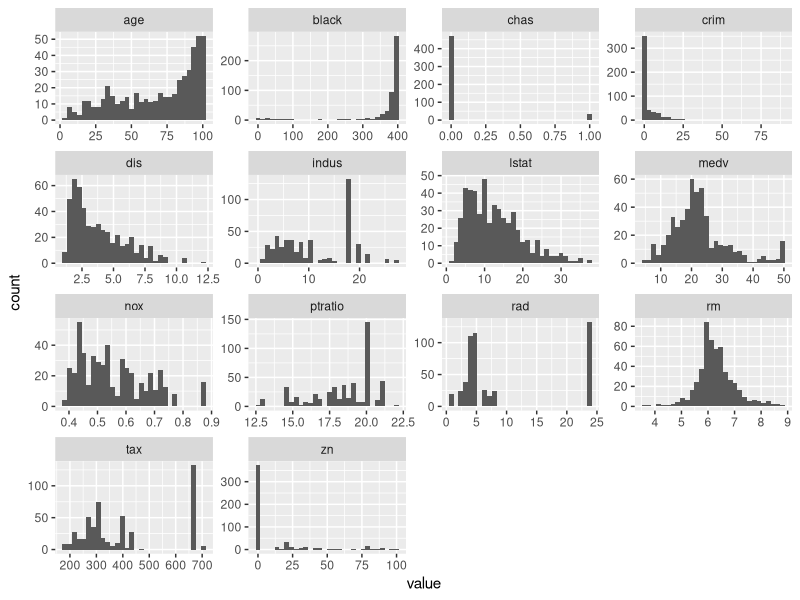
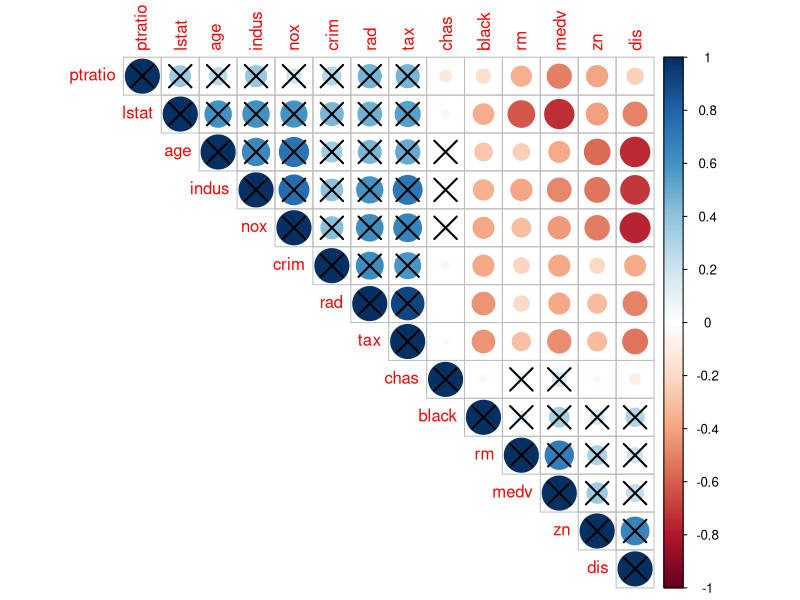
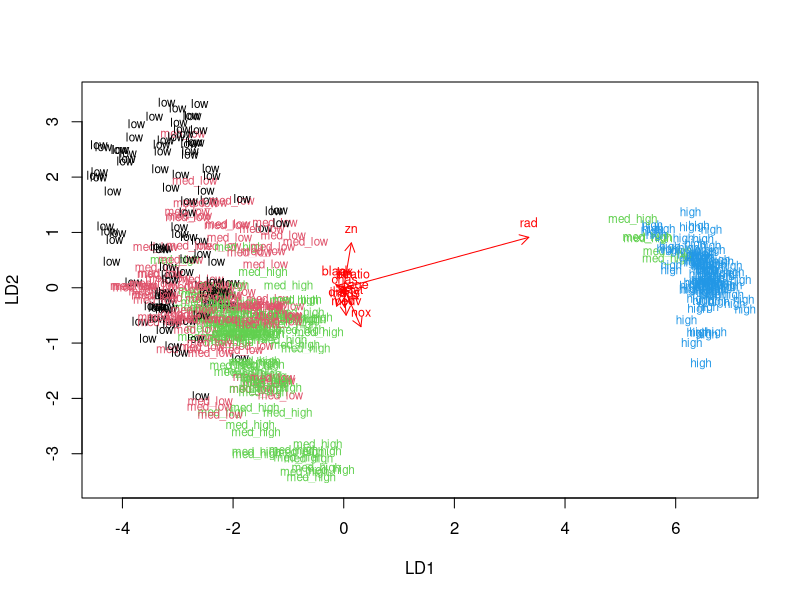
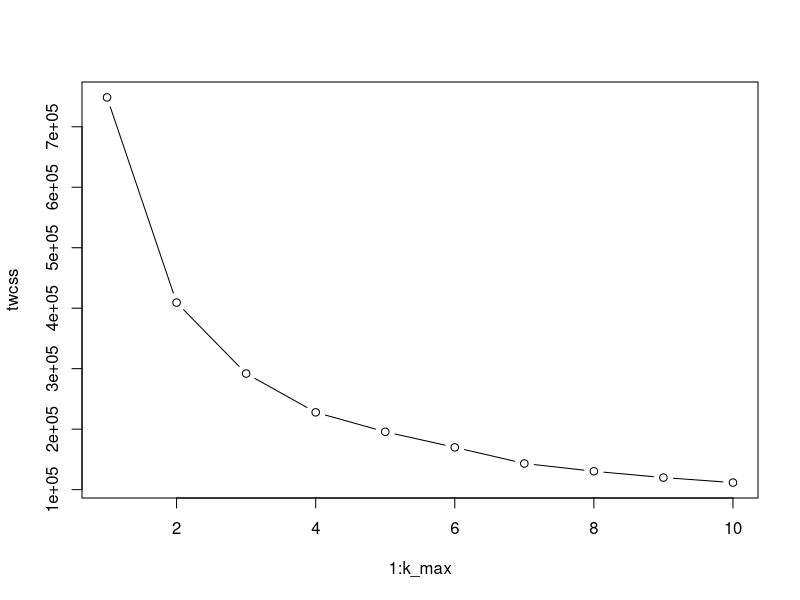
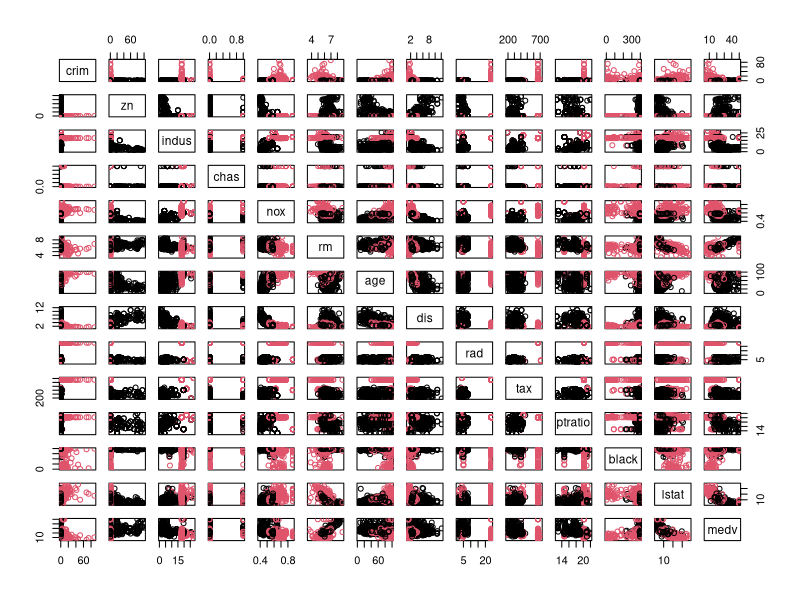
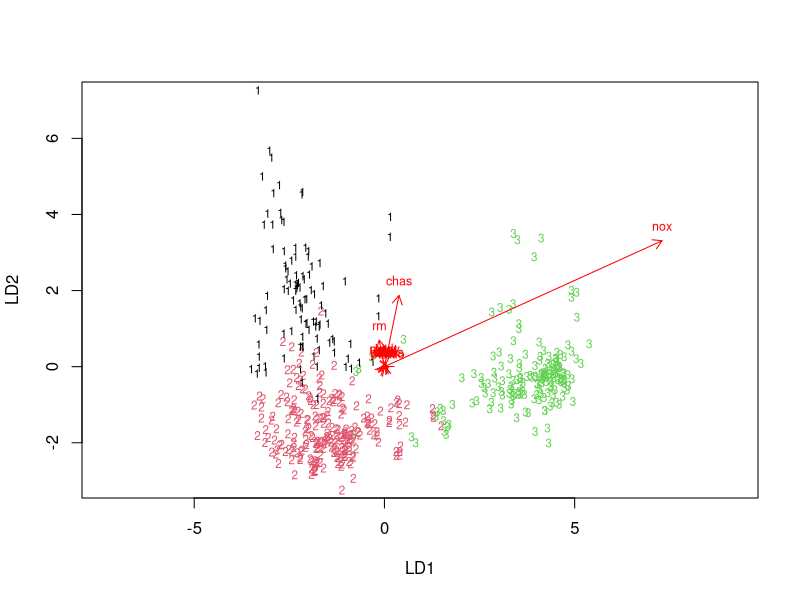

Reproduce these figures in R, in order.
## ---- chunk 1
library(MASS)
data("Boston")
str(Boston)

## ---- chunk 2
library(GGally)
library(ggplot2)
library(tidyr)
library(dplyr)
gather(Boston) %>% glimpse
gather(Boston) %>% ggplot(aes(value)) + facet_wrap("key", scales = "free") + geom_histogram()

## ---- chunk 3
summary(Boston)
## ---- chunk 4
library(corrplot)
bos <- cor(Boston)
round(bos, 2)
corrplot(bos, type="upper", order="hclust", 
         p.mat = bos)
## ---- chunk 5
bostonZ <- scale(Boston)
summary(bostonZ)

bostonZ <- as.data.frame(bostonZ)
## ---- chunk 6
scaled_crim <- bostonZ$crim
# creatING a quantile vector of crim 
bins <- quantile(scaled_crim)
# setting the quantiles as the break points and creating a categorical crime variable
crime <- cut(scaled_crim, breaks = bins, include.lowest = TRUE, label = c("low", "med_low", "med_high", "high"))
# remove the crim
bostonZ <- dplyr::select(bostonZ, -crim)
# add the crime
bostonZ <- data.frame(bostonZ, crime)
#

## ---- chunk 7
# defining the number of rows in the scaled Boston dataset 
n <- nrow(bostonZ)

# randomly choosing 80% of the rows
ind <- sample(n,  size = n * 0.8)

# creating a train set
train <- bostonZ[ind,]

# creating a test set 
test <- bostonZ[-ind,]

# saving the correct classes from test data to a separate vector
correct_classes <- test$crime

# removing the crime variable from test data
test <- dplyr::select(test, -crime)
## ---- chunk 8
# Running linear discriminant analysis (lda) on the train data crime set as the target
lda.fit <- lda(crime ~ ., data = train)
lda.fit
## ---- chunk 9
# the function for lda biplot arrows
lda.arrows <- function(x, myscale = 1, arrow_heads = 0.1, color = "red", tex = 0.75, choices = c(1,2)){
  heads <- coef(x)
  arrows(x0 = 0, y0 = 0, 
         x1 = myscale * heads[,choices[1]], 
         y1 = myscale * heads[,choices[2]], col=color, length = arrow_heads)
  text(myscale * heads[,choices], labels = row.names(heads), 
       cex = tex, col=color, pos=3)
}

# target classes as numeric
classes <- as.numeric(train$crime)

# plot the lda results
plot(lda.fit, dimen = 2, col = classes, pch = classes)
lda.arrows(lda.fit, myscale = 1)

## ---- chunk 10
# using the model to predict crime classes in the test data
lda.pred <- predict(lda.fit, newdata = test)

# cross tabulate the results
table(correct = correct_classes, predicted = lda.pred$class)
## ---- chunk 11

data('Boston')

BostonScaled <- scale(Boston)

set.seed(123)

# euclidean distance matrix
dist_eu <- dist(BostonScaled)
summary(dist_eu)

# determine the maximum number of clusters
k_max <- 10

# calculate the total within sum of squares of each kmeans solution with a varying amount of clusters
twcss <- sapply(1:k_max, function(k){kmeans(dist_eu, k)$tot.withinss})

# visualize the results
plot(1:k_max, twcss, type='b')
## ---- chunk 12
# k-means clustering
km2 <-kmeans(dist_eu, centers = 2)

# plot the Boston dataset with clusters
pairs(Boston, col = km2$cluster)
## ---- chunk 13
km3 <-kmeans(dist_eu, centers = 3)

lda.fit <- lda(km3$cluster ~ ., data = Boston)
lda.fit

## ---- chunk 14
lda.arrows <- function(x, myscale = 1, arrow_heads = 0.1, color = "red", tex = 0.75, choices = c(1,2)){
  heads <- coef(x)
  arrows(x0 = 0, y0 = 0, 
         x1 = myscale * heads[,choices[1]], 
         y1 = myscale * heads[,choices[2]], col=color, length = arrow_heads)
  text(myscale * heads[,choices], labels = row.names(heads), 
       cex = tex, col=color, pos=3)
}


plot(lda.fit, dimen = 2, col = km3$cluster, pch = km3$cluster)
lda.arrows(lda.fit, myscale = 1)
